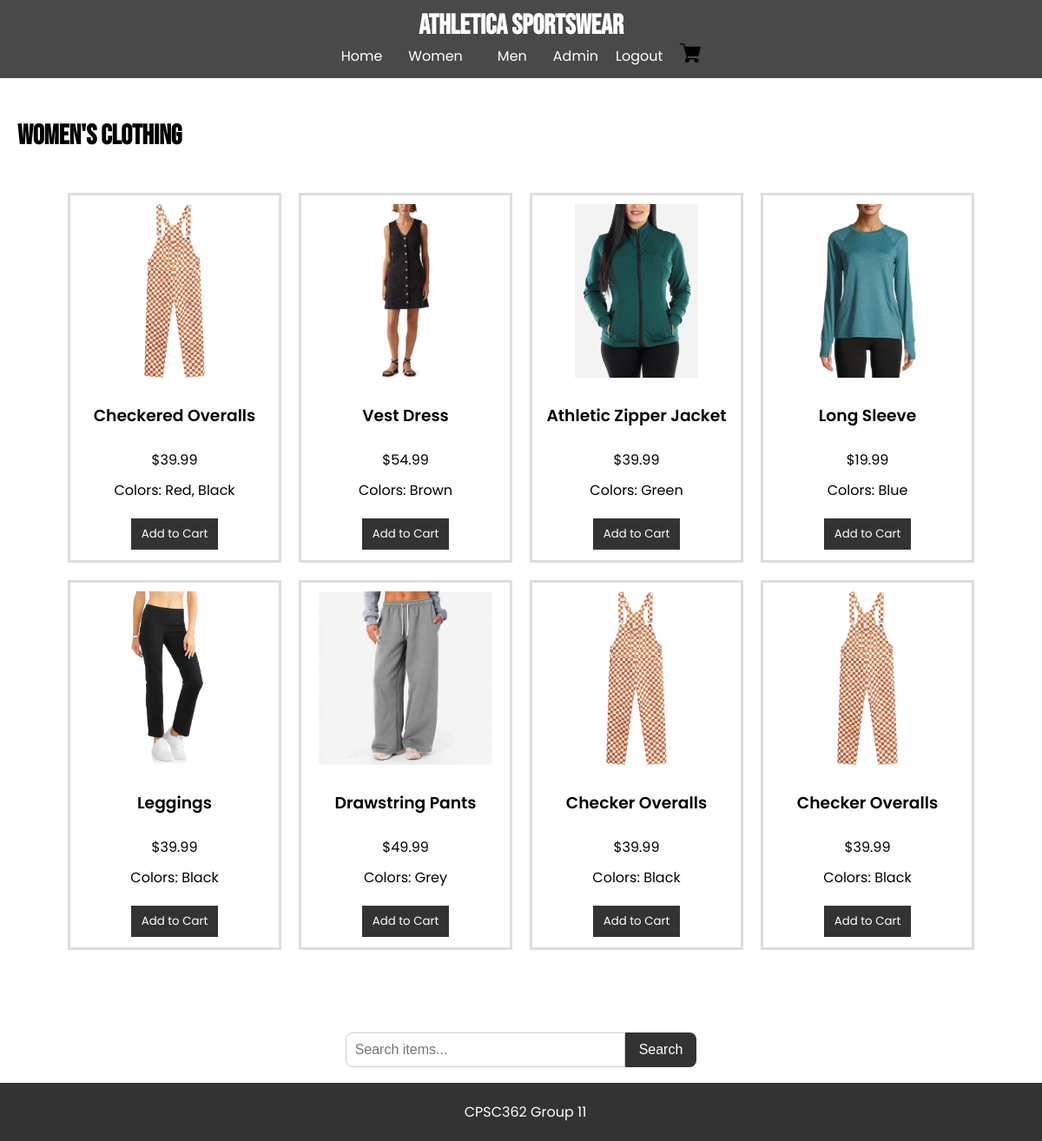
Screenshot of /women/clothing (signed in) with the database file from the repository.
### tables this page shows
CREATE TABLE items
                    (id TEXT PRIMARY KEY,
                    name TEXT NOT NULL,
                    category TEXT NOT NULL,
                    subcategory TEXT NOT NULL,
                    price REAL NOT NULL,
                    image TEXT,
                    color TEXT);

### app.py (the view)
@app.route('/women/clothing')
def women_clothing():
    with sqlite3.connect(DB_PATH) as con:
        cur = con.cursor()
        cur.execute("SELECT * FROM items WHERE category = 'Women' AND subcategory = 'Clothing'")
        items = cur.fetchall()
    return render_template("women_clothing.html", items=items)

### templates/women_clothing.html (shortened to what this page needs)
{% extends "base.html" %}
{% block content %}
    <h2>Women's Clothing</h2>
    <div class="items">
        {% for item in items %}
            <div class="item">
                <img src="{{ url_for('static', filename='images/' + item[5]) }}" alt="{{ item[1] }}">
                <h3>{{ item[1] }}</h3>
                <p>${{ "%.2f" % item[4] }}</p>
                <p class="colors">Colors: {{ item[6] }}</p>
                <form method="POST" action="{{ url_for('add_to_cart') }}">
                    <button type="submit" class="add-to-cart">Add to Cart</button>
                </form>
            </div>
        {% else %}
            <p>No items found.</p>
        {% endfor %}
    </div>
{% endblock %}

### static/css/style.css (style rules this page uses)
body { font-family: 'Poppins', sans-serif; font-weight: 400; margin: 0; padding: 0; }
h2 { font-family: 'Bebas Neue', sans-serif; font-size: 2em; font-weight: 700; }
h3 { font-family: 'Poppins', sans-serif; font-weight: 600; }
form { margin: 10px 0; }
form input, form select, form button { margin: 5px 0; padding: 5px; }
.items { display: flex; margin-bottom: 40px; flex-wrap: wrap; gap: 20px; justify-content: center; padding: 20px; }
.item { border: .2em solid #ddd; padding: 10px; width: 220px; text-align: center; height: 400px; flex-direction: column; display: flex; }
.item p { font-family: 'Poppins', sans-serif; margin: 5px 0px; }
.item img { max-width: 100%; max-height: 200px; object-fit: contain; display: block; margin: 0 auto 10px auto; flex-shrink: 0; }
.add-to-cart { font-family: 'Poppins', sans-serif; background-color: #333; color: white; border: none; padding: 8px 12px; cursor: pointer; margin-bottom: 10px; }

### rows the page displays
items: image (picture), name "Checkered Overalls", price "39.99", color "Red, Black"
items: image (picture), name "Vest Dress", price "54.99", color "Brown"
items: image (picture), name "Athletic Zipper Jacket", price "39.99", color "Green"
items: image (picture), name "Long Sleeve", price "19.99", color "Blue"
items: image (picture), name "Leggings", price "39.99", color "Black"
items: image (picture), name "Drawstring Pants", price "49.99", color "Grey"
items: image (picture), name "Checker Overalls", price "39.99", color "Black"
items: image (picture), name "Checker Overalls", price "39.99", color "Black"
